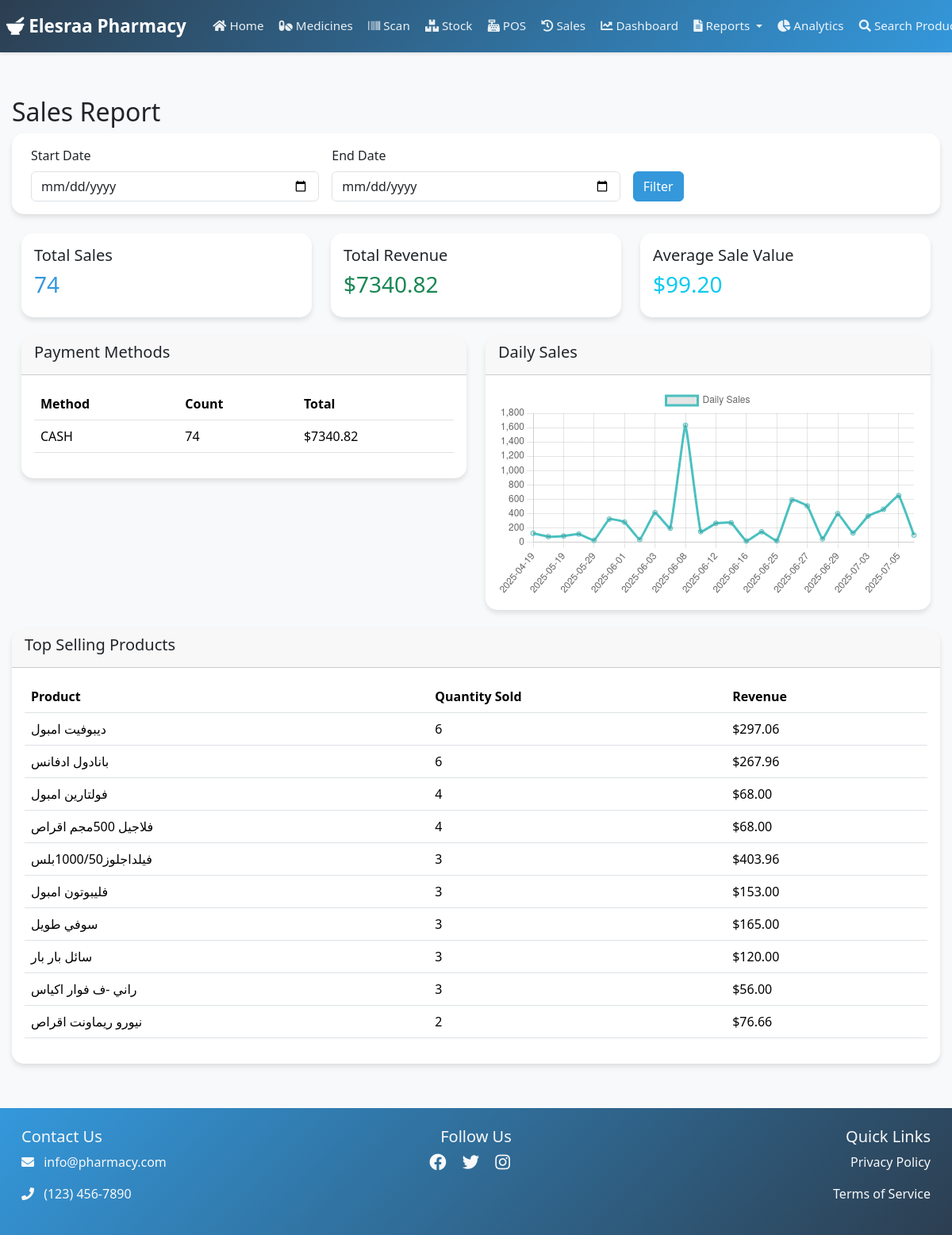
The app's page /reports/sales/ (signed in) with its own data.
### pharmacy/models.py (models this page shows, shortened)
class Medicine(models.Model):
    CATEGORY_CHOICES = [
        ('OTC', 'Over The Counter'),
        ('PRE', 'Prescription'),
        ('SUP', 'Supplements'),
        ('COS', 'Cosmetics'),
    ]
    name = models.CharField(max_length=200)
    description = models.TextField()
    price = models.DecimalField(max_digits=10, decimal_places=2)
    purchase_price = models.DecimalField(
        max_digits=10,
        decimal_places=2,
        help_text="Cost price of the product"
    )
    stock = models.IntegerField(default=0)
    category = models.CharField(max_length=3, choices=CATEGORY_CHOICES)
    image = models.ImageField(upload_to='medicines/', null=True, blank=True)
    barcode = models.ImageField(upload_to='barcodes/', blank=True)
    barcode_number = models.CharField(max_length=13, unique=True)
    created_at = models.DateTimeField(auto_now_add=True)
    updated_at = models.DateTimeField(auto_now=True)
    is_active = models.BooleanField(default=True)
    reorder_level = models.IntegerField(default=10, help_text="Minimum stock level before reorder")
    strips_per_box = models.PositiveIntegerField(
        default=1,
        help_text="Number of strips per box"
    )
    can_sell_strips = models.BooleanField(
        default=True,
        help_text="Allow selling individual strips"
    )
    strip_price = models.DecimalField(
        max_digits=10,
        decimal_places=2,
        null=True,
        blank=True,
        help_text="Price per strip (optional - if not set, will be calculated from box price)"
    )
    class Meta:
        ordering = ['name']

### pharmacy/views.py (the view)
# urls.py: path('sales/', views.sales_report, name='sales_report'),
@login_required
def sales_report(request):
    start_date = request.GET.get('start_date')
    end_date = request.GET.get('end_date')
    sales = Sale.objects.filter(is_completed=True)
    if start_date:
        sales = sales.filter(created_at__date__gte=start_date)
    if end_date:
        sales = sales.filter(created_at__date__lte=end_date)
    total_sales = sales.count()
    total_revenue = sales.aggregate(total=Sum('total_amount'))['total'] or 0
    avg_sale_value = total_revenue / total_sales if total_sales > 0 else 0
    payment_methods = sales.values('payment_method').annotate(
        count=Count('id'),
        total=Sum('total_amount')
    )
    daily_sales = sales.annotate(
        day=TruncDate('created_at')
    ).values('day').annotate(
        count=Count('id'),
        total=Sum('total_amount')
    ).order_by('day')
    top_products = SaleItem.objects.filter(
        sale__in=sales
    ).values(
        'medicine__name'
    ).annotate(
        total_quantity=Sum('quantity'),
        total_revenue=Sum(F('quantity') * F('price'))
    ).order_by('-total_quantity')[:10]
    context = {
        'total_sales': total_sales,
        'total_revenue': total_revenue,
        'avg_sale_value': avg_sale_value,
        'payment_methods': payment_methods,
        'daily_sales': daily_sales,
        'top_products': top_products,
        'start_date': start_date,
        'end_date': end_date
    }
    return render(request, 'pharmacy/reports/sales.html', context)

### pharmacy/templates/pharmacy/reports/sales.html (shortened to what this page needs)
{% extends 'pharmacy/base.html' %}
{% block content %}
<div class="container mt-4">
    <h2>Sales Report</h2>
    <div class="card mb-4">
        <div class="card-body">
            <form method="get" class="row g-3">
                <div class="col-md-4">
                    <label class="form-label">Start Date</label>
                    <input type="date" name="start_date" class="form-control" value="{{ start_date|default:'' }}">
                </div>
                <div class="col-md-4">
                    <label class="form-label">End Date</label>
                    <input type="date" name="end_date" class="form-control" value="{{ end_date|default:'' }}">
                </div>
                <div class="col-md-4 d-flex align-items-end">
                    <button type="submit" class="btn btn-primary">Filter</button>
                </div>
            </form>
        </div>
    </div>
    <div class="row mb-4">
        <div class="col-md-4">
            <div class="card">
                <div class="card-body">
                    <h5 class="card-title">Total Sales</h5>
                    <h3 class="text-primary">{{ total_sales }}</h3>
                </div>
            </div>
        </div>
        <div class="col-md-4">
            <div class="card">
                <div class="card-body">
                    <h5 class="card-title">Total Revenue</h5>
                    <h3 class="text-success">${{ total_revenue|floatformat:2 }}</h3>
                </div>
            </div>
        </div>
        <div class="col-md-4">
            <div class="card">
                <div class="card-body">
                    <h5 class="card-title">Average Sale Value</h5>
                    <h3 class="text-info">${{ avg_sale_value|floatformat:2 }}</h3>
                </div>
            </div>
        </div>
    </div>
    <div class="row mb-4">
        <div class="col-md-6">
            <div class="card">
                <div class="card-header">
                    <h5>Payment Methods</h5>
                </div>
                <div class="card-body">
                    <table class="table">
                        <thead>
                            <tr>
                                <th>Method</th>
                                <th>Count</th>
                                <th>Total</th>
                            </tr>
                        </thead>
                        <tbody>
                            {% for method in payment_methods %}
                            <tr>
                                <td>{{ method.payment_method }}</td>
                                <td>{{ method.count }}</td>
                                <td>${{ method.total|floatformat:2 }}</td>
                            </tr>
                            {% endfor %}
                        </tbody>
                    </table>
                </div>
            </div>
        </div>
        <div class="col-md-6">
            <div class="card">
                <div class="card-header">
                    <h5>Daily Sales</h5>
                </div>
                <div class="card-body">
                    <canvas id="dailySalesChart"></canvas>
                </div>
            </div>
        </div>
    </div>
    <div class="card mb-4">
        <div class="card-header">
            <h5>Top Selling Products</h5>
        </div>
        <div class="card-body">
            <table class="table">
                <thead>
                    <tr>
                        <th>Product</th>
                        <th>Quantity Sold</th>
                        <th>Revenue</th>
                    </tr>
                </thead>
                <tbody>
                    {% for product in top_products %}
                    <tr>
                        <td>{{ product.medicine__name }}</td>
                        <td>{{ product.total_quantity }}</td>
                        <td>${{ product.total_revenue|floatformat:2 }}</td>
                    </tr>
                    {% endfor %}
                </tbody>
            </table>
        </div>
    </div>
</div>
<script>
    // Daily Sales Chart
    const dailySalesCtx = document.getElementById('dailySalesChart').getContext('2d');
    new Chart(dailySalesCtx, {
        type: 'line',
        data: {
            labels: [{% for sale in daily_sales %}'{{ sale.day|date:"Y-m-d" }}',{% endfor %}],
            datasets: [{
                label: 'Daily Sales',
                data: [{% for sale in daily_sales %}{{ sale.total }},{% endfor %}],
                borderColor: 'rgb(75, 192, 192)',
                tension: 0.1
            }]
        },
        options: {
            responsive: true,
            scales: {
                y: {
                    beginAtZero: true
                }
            }
        }
    });
</script>
{% endblock %}

### pharmacy/static/pharmacy/css/style.css (style rules this page uses)
:root { --primary-color: #2c3e50; --secondary-color: #3498db; }
html, body { overflow-x: hidden; width: 100%; margin: 0; padding: 0; font-family: 'Segoe UI', Tahoma, Geneva, Verdana, sans-serif; background-color: #f8f9fa; }
body { font-family: 'Segoe UI', Tahoma, Geneva, Verdana, sans-serif; background-color: #f8f9fa; }
.card { border: none; border-radius: 15px; box-shadow: 0 4px 6px rgba(0,0,0,0.1); transition: transform 0.3s ease; background-color: white; max-width: 100%; overflow: hidden; }
.text-primary { color: var(--secondary-color) !important; }
.btn-primary { background-color: var(--secondary-color); border-color: var(--secondary-color); }
.card { animation: fadeIn 0.5s ease-out; }
.container, .container-fluid { max-width: 100%; padding-right: 15px; padding-left: 15px; overflow-x: hidden; }
.row { margin-right: 0; margin-left: 0; }
.form-label { font-weight: 500; }

### records on screen
Medicine: medicine__name "ديبوفيت امبول", total_quantity "6", total_revenue "297.06"
Medicine: medicine__name "بانادول ادفانس", total_quantity "6", total_revenue "267.96"
Medicine: medicine__name "فولتارين امبول", total_quantity "4", total_revenue "68.00"
Medicine: medicine__name "فلاجيل 500مجم اقراص", total_quantity "4", total_revenue "68.00"
Medicine: medicine__name "فيلداجلوز1000/50بلس", total_quantity "3", total_revenue "403.96"
Medicine: medicine__name "فليبوتون امبول", total_quantity "3", total_revenue "153.00"
Medicine: medicine__name "سوفي طويل", total_quantity "3", total_revenue "165.00"
Medicine: medicine__name "سائل بار بار", total_quantity "3", total_revenue "120.00"
Medicine: medicine__name "راني -ف فوار اكياس", total_quantity "3", total_revenue "56.00"
Medicine: medicine__name "نيورو ريماونت اقراص", total_quantity "2", total_revenue "76.66"

### other values on screen
{{ total_sales }} "74"
{{ total_revenue|floatformat:2 }} "7340.82"
{{ avg_sale_value|floatformat:2 }} "99.20"
{{ method.payment_method }} "CASH"
{{ method.count }} "74"
{{ method.total|floatformat:2 }} "7340.82"
chart data {{ sale.total }} 120, 74.25, 82.5, 110, 22.8000000000000, 319.270000000000, 278, 35, 410, 193.290000000000, 1631.25, 144.25, 261, 267, 14, 142.5, 17, 587.5, 504, 44, 394.660000000000, 126, 362.550000000000, 456, 648, 96
